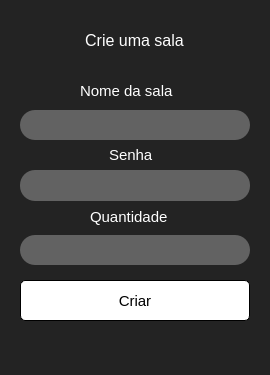
<?xml version="1.0" encoding="UTF-8"?>
<ui version="4.0">
 <class>MainWindow</class>
 <widget class="QMainWindow" name="MainWindow">
  <property name="geometry">
   <rect>
    <x>0</x>
    <y>0</y>
    <width>270</width>
    <height>375</height>
   </rect>
  </property>
  <property name="windowTitle">
   <string>MainWindow</string>
  </property>
  <property name="styleSheet">
   <string notr="true">background-color: rgb(35, 35, 35);</string>
  </property>
  <widget class="QWidget" name="centralwidget">
   <widget class="QLineEdit" name="nome_input">
    <property name="geometry">
     <rect>
      <x>20</x>
      <y>110</y>
      <width>230</width>
      <height>30</height>
     </rect>
    </property>
    <property name="font">
     <font>
      <pointsize>11</pointsize>
     </font>
    </property>
    <property name="styleSheet">
     <string notr="true">#nome_input {
	border-radius: 15px;
	color: white;
	background-color: rgb(124, 124, 124, 0.7);
}
</string>
    </property>
    <property name="alignment">
     <set>Qt::AlignCenter</set>
    </property>
   </widget>
   <widget class="QLineEdit" name="senha_input">
    <property name="geometry">
     <rect>
      <x>20</x>
      <y>170</y>
      <width>230</width>
      <height>31</height>
     </rect>
    </property>
    <property name="font">
     <font>
      <pointsize>11</pointsize>
     </font>
    </property>
    <property name="styleSheet">
     <string notr="true">#senha_input {
	border-radius: 15px;
	color: white;
	background-color: rgb(124, 124, 124, 0.7);
}
</string>
    </property>
    <property name="alignment">
     <set>Qt::AlignCenter</set>
    </property>
   </widget>
   <widget class="QLineEdit" name="quantidade_input">
    <property name="geometry">
     <rect>
      <x>20</x>
      <y>235</y>
      <width>230</width>
      <height>30</height>
     </rect>
    </property>
    <property name="font">
     <font>
      <pointsize>11</pointsize>
      <weight>50</weight>
      <bold>false</bold>
     </font>
    </property>
    <property name="styleSheet">
     <string notr="true">#quantidade_input {
	border-radius: 15px;
	color: white;
	background-color: rgb(124, 124, 124, 0.7);
}
</string>
    </property>
    <property name="text">
     <string/>
    </property>
    <property name="alignment">
     <set>Qt::AlignCenter</set>
    </property>
   </widget>
   <widget class="QPushButton" name="button_criar">
    <property name="geometry">
     <rect>
      <x>20</x>
      <y>280</y>
      <width>230</width>
      <height>41</height>
     </rect>
    </property>
    <property name="font">
     <font>
      <pointsize>11</pointsize>
     </font>
    </property>
    <property name="cursor">
     <cursorShape>PointingHandCursor</cursorShape>
    </property>
    <property name="styleSheet">
     <string notr="true">#button_criar {
	background-color:white;
	color: black;
	border: 1px solid;
	border-color: black;
	border-radius: 5px;
}



#button_criar::hover {
	background-color: rgb(34, 34, 34);
	color: white;
	border: 2px solid;
	border-color: white;
	border-radius: 5px;
}
</string>
    </property>
    <property name="text">
     <string>Criar</string>
    </property>
   </widget>
   <widget class="QLabel" name="label">
    <property name="geometry">
     <rect>
      <x>4</x>
      <y>20</y>
      <width>261</width>
      <height>41</height>
     </rect>
    </property>
    <property name="font">
     <font>
      <pointsize>12</pointsize>
     </font>
    </property>
    <property name="cursor">
     <cursorShape>UpArrowCursor</cursorShape>
    </property>
    <property name="styleSheet">
     <string notr="true">color: white;</string>
    </property>
    <property name="text">
     <string>Crie uma sala</string>
    </property>
    <property name="alignment">
     <set>Qt::AlignCenter</set>
    </property>
   </widget>
   <widget class="QLabel" name="label_4">
    <property name="geometry">
     <rect>
      <x>90</x>
      <y>201</y>
      <width>100</width>
      <height>31</height>
     </rect>
    </property>
    <property name="font">
     <font>
      <pointsize>11</pointsize>
     </font>
    </property>
    <property name="styleSheet">
     <string notr="true">color: white;</string>
    </property>
    <property name="text">
     <string>Quantidade</string>
    </property>
   </widget>
   <widget class="QLabel" name="label_5">
    <property name="geometry">
     <rect>
      <x>109</x>
      <y>140</y>
      <width>71</width>
      <height>30</height>
     </rect>
    </property>
    <property name="font">
     <font>
      <pointsize>11</pointsize>
     </font>
    </property>
    <property name="styleSheet">
     <string notr="true">color: white;</string>
    </property>
    <property name="text">
     <string>Senha</string>
    </property>
   </widget>
   <widget class="QLabel" name="label_6">
    <property name="geometry">
     <rect>
      <x>80</x>
      <y>80</y>
      <width>111</width>
      <height>21</height>
     </rect>
    </property>
    <property name="font">
     <font>
      <pointsize>11</pointsize>
     </font>
    </property>
    <property name="styleSheet">
     <string notr="true">color: white;</string>
    </property>
    <property name="text">
     <string>Nome da sala</string>
    </property>
   </widget>
   <widget class="QLabel" name="Avisos">
    <property name="geometry">
     <rect>
      <x>14</x>
      <y>335</y>
      <width>241</width>
      <height>21</height>
     </rect>
    </property>
    <property name="font">
     <font>
      <pointsize>10</pointsize>
      <weight>75</weight>
      <bold>true</bold>
     </font>
    </property>
    <property name="styleSheet">
     <string notr="true">color: white;</string>
    </property>
    <property name="text">
     <string/>
    </property>
   </widget>
  </widget>
 </widget>
 <resources/>
 <connections/>
</ui>
